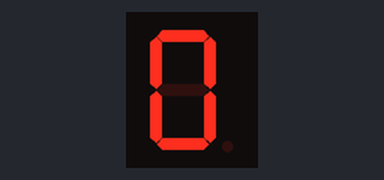
Simulated run of this sketch. Board: Arduino Uno, built with avr-gcc and run on an emulated ATmega328P. Shown: 1-digit seven-segment display. Wiring (inferred from the names in the program): 1-digit 7-segment display, segments lit when HIGH: segments pin 5, pin 6, pin 4, pin 3, pin 2, pin 7, pin 8. The segment pins are drawn as the display they are named for.

Above: at 0.1 s.
At 0.6 s:
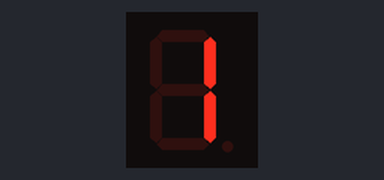
At 1.1 s:
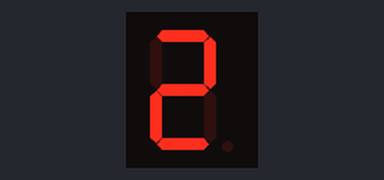
At 2.1 s:
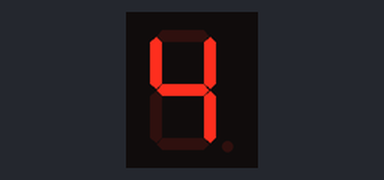
At 3.1 s:
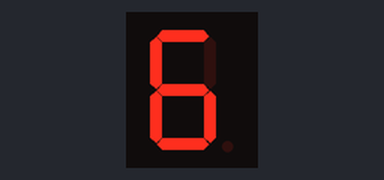
At 4.6 s:
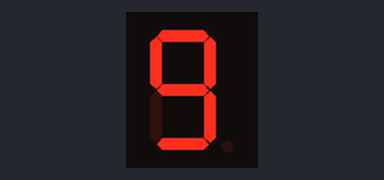

Measured:
- by itself, everything shown: repeats every 5.0 s, in 10 steps
- what the display in image 1 shows lasts 0.5 s, from 0.5 s to 1.0 s

The sketch:

Prg_0-9_loop.ino
```cpp
#define e 2
#define d 3
#define c 4
#define b 6
#define a 5
#define f 7
#define g 8
unsigned int compt;
unsigned int temp;

void setup() {
  // put your setup code here, to run once:
  pinMode(a,OUTPUT);
  pinMode(b,OUTPUT);
  pinMode(c,OUTPUT);
  pinMode(d,OUTPUT);
  pinMode(e,OUTPUT);
  pinMode(f,OUTPUT);
  pinMode(g,OUTPUT);
  compt = 0;
}

void loop() {
 // put your main code here, to run repeatedly:
if (compt < 10)
{

 switch(compt)
 {
    case 0 :
      digitalWrite(a, HIGH);
      digitalWrite(b, HIGH);
      digitalWrite(c, HIGH);
      digitalWrite(d, HIGH);
      digitalWrite(e, HIGH);
      digitalWrite(f, HIGH);
      digitalWrite(g, LOW);
      break;

    case 1 :
      digitalWrite(a, LOW);
      digitalWrite(b, HIGH);
      digitalWrite(c, HIGH);
      digitalWrite(d, LOW);
      digitalWrite(e, LOW);
      digitalWrite(f, LOW);
      digitalWrite(g, LOW);
      break;

    case 2 :
     digitalWrite(a, HIGH);
      digitalWrite(b, HIGH);
      digitalWrite(c, LOW);
      digitalWrite(d, HIGH);
      digitalWrite(e, HIGH);
      digitalWrite(f, LOW);
      digitalWrite(g, HIGH);
     break;

    case 3 :
    digitalWrite(a, HIGH);
      digitalWrite(b, HIGH);
      digitalWrite(c, HIGH);
      digitalWrite(d, HIGH);
      digitalWrite(e, LOW);
      digitalWrite(f, LOW);
      digitalWrite(g, HIGH);
     break;

    case 4 :
     digitalWrite(a, LOW);
      digitalWrite(b, HIGH);
      digitalWrite(c, HIGH);
      digitalWrite(d, LOW);
      digitalWrite(e, LOW);
      digitalWrite(f, HIGH);
      digitalWrite(g, HIGH);
     break;

    case 5:
     digitalWrite(a, HIGH);
      digitalWrite(b, LOW);
      digitalWrite(c, HIGH);
      digitalWrite(d, HIGH);
      digitalWrite(e, LOW);
      digitalWrite(f, HIGH);
      digitalWrite(g, HIGH);
     break;

    case 6:
    digitalWrite(a, HIGH);
      digitalWrite(b, LOW);
      digitalWrite(c, HIGH);
      digitalWrite(d, HIGH);
      digitalWrite(e, HIGH);
      digitalWrite(f, HIGH);
      digitalWrite(g, HIGH);
     break;

   case 7:
     digitalWrite(a, HIGH);
      digitalWrite(b, HIGH);
      digitalWrite(c, HIGH);
      digitalWrite(d, LOW);
      digitalWrite(e, LOW);
      digitalWrite(f, LOW);
      digitalWrite(g, LOW);;
     break;
   case 8 :
     digitalWrite(a, HIGH);
     digitalWrite(b, HIGH);
     digitalWrite(c, HIGH);
     digitalWrite(d, HIGH);
     digitalWrite(e, HIGH);
     digitalWrite(f, HIGH);
     digitalWrite(g, HIGH);
     break;

   case 9 :
     digitalWrite(a, HIGH);
     digitalWrite(b, HIGH);
     digitalWrite(c, HIGH);
     digitalWrite(d, HIGH);
     digitalWrite(e, LOW);
     digitalWrite(f, HIGH);
     digitalWrite (g, HIGH);
     break;
  }
 delay (500);
 compt+= 1;


}
else
{
  compt = 0;
}
}
```
